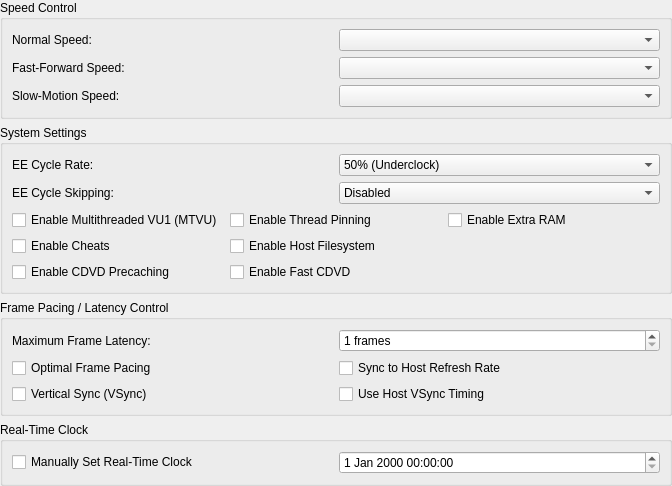
<?xml version="1.0" encoding="UTF-8"?>
<ui version="4.0">
 <class>EmulationSettingsWidget</class>
 <widget class="QWidget" name="EmulationSettingsWidget">
  <property name="geometry">
   <rect>
    <x>0</x>
    <y>0</y>
    <width>672</width>
    <height>438</height>
   </rect>
  </property>
  <layout class="QVBoxLayout" name="verticalLayout">
   <property name="leftMargin">
    <number>0</number>
   </property>
   <property name="topMargin">
    <number>0</number>
   </property>
   <property name="rightMargin">
    <number>0</number>
   </property>
   <property name="bottomMargin">
    <number>0</number>
   </property>
   <item>
    <widget class="QGroupBox" name="speedGroup">
     <property name="title">
      <string>Speed Control</string>
     </property>
     <layout class="QGridLayout" name="gridLayout_3">
      <item row="2" column="0">
       <widget class="QLabel" name="label_6">
        <property name="text">
         <string>Slow-Motion Speed:</string>
        </property>
       </widget>
      </item>
      <item row="1" column="1">
       <widget class="QComboBox" name="fastForwardSpeed"/>
      </item>
      <item row="2" column="1">
       <widget class="QComboBox" name="slowMotionSpeed"/>
      </item>
      <item row="0" column="0">
       <widget class="QLabel" name="label_4">
        <property name="text">
         <string>Normal Speed:</string>
        </property>
       </widget>
      </item>
      <item row="1" column="0">
       <widget class="QLabel" name="label_5">
        <property name="text">
         <string>Fast-Forward Speed:</string>
        </property>
       </widget>
      </item>
      <item row="0" column="1">
       <widget class="QComboBox" name="normalSpeed"/>
      </item>
     </layout>
    </widget>
   </item>
   <item>
    <widget class="QGroupBox" name="systemSettingsGroup">
     <property name="title">
      <string>System Settings</string>
     </property>
     <layout class="QGridLayout" name="gridLayout_5">
      <item row="0" column="1">
       <widget class="QComboBox" name="eeCycleRate">
        <item>
         <property name="text">
          <string>50% (Underclock)</string>
         </property>
        </item>
        <item>
         <property name="text">
          <string>60% (Underclock)</string>
         </property>
        </item>
        <item>
         <property name="text">
          <string>75% (Underclock)</string>
         </property>
        </item>
        <item>
         <property name="text">
          <string>100% (Normal Speed)</string>
         </property>
        </item>
        <item>
         <property name="text">
          <string>130% (Overclock)</string>
         </property>
        </item>
        <item>
         <property name="text">
          <string>180% (Overclock)</string>
         </property>
        </item>
        <item>
         <property name="text">
          <string>300% (Overclock)</string>
         </property>
        </item>
       </widget>
      </item>
      <item row="1" column="1">
       <widget class="QComboBox" name="eeCycleSkipping">
        <item>
         <property name="text">
          <string>Disabled</string>
         </property>
        </item>
        <item>
         <property name="text">
          <string>Mild Underclock</string>
         </property>
        </item>
        <item>
         <property name="text">
          <string>Moderate Underclock</string>
         </property>
        </item>
        <item>
         <property name="text">
          <string>Maximum Underclock</string>
         </property>
        </item>
       </widget>
      </item>
      <item row="2" column="0" colspan="2">
       <layout class="QGridLayout" name="systemSettingsLayout">
        <item row="1" column="0">
         <widget class="QCheckBox" name="cheats">
          <property name="text">
           <string>Enable Cheats</string>
          </property>
         </widget>
        </item>
        <item row="0" column="0">
         <widget class="QCheckBox" name="MTVU">
          <property name="text">
           <string>Enable Multithreaded VU1 (MTVU)</string>
          </property>
         </widget>
        </item>
        <item row="1" column="1">
         <widget class="QCheckBox" name="hostFilesystem">
          <property name="text">
           <string>Enable Host Filesystem</string>
          </property>
         </widget>
        </item>
        <item row="2" column="1">
         <widget class="QCheckBox" name="fastCDVD">
          <property name="text">
           <string>Enable Fast CDVD</string>
          </property>
         </widget>
        </item>
        <item row="2" column="0">
         <widget class="QCheckBox" name="precacheCDVD">
          <property name="text">
           <string>Enable CDVD Precaching</string>
          </property>
         </widget>
        </item>
        <item row="0" column="1">
         <widget class="QCheckBox" name="threadPinning">
          <property name="text">
           <string>Enable Thread Pinning</string>
          </property>
         </widget>
        </item>
         <item row="0" column="2">
           <widget class="QCheckBox" name="extraMemory">
             <property name="text">
               <string>Enable Extra RAM</string>
             </property>
           </widget>
         </item>
       </layout>
      </item>
      <item row="0" column="0">
       <widget class="QLabel" name="label_9">
        <property name="text">
         <string>EE Cycle Rate:</string>
        </property>
       </widget>
      </item>
      <item row="1" column="0">
       <widget class="QLabel" name="label_10">
        <property name="text">
         <string>EE Cycle Skipping:</string>
        </property>
       </widget>
      </item>
     </layout>
    </widget>
   </item>
   <item>
    <widget class="QGroupBox" name="pacingGroup">
     <property name="title">
      <string>Frame Pacing / Latency Control</string>
     </property>
     <layout class="QGridLayout" name="gridLayout_2">
      <item row="1" column="1">
       <widget class="QSpinBox" name="maxFrameLatency">
        <property name="suffix">
         <string extracomment="This string will appear next to the amount of frames selected, in a dropdown box."> frames</string>
        </property>
        <property name="minimum">
         <number>1</number>
        </property>
        <property name="maximum">
         <number>5</number>
        </property>
       </widget>
      </item>
      <item row="1" column="0">
       <widget class="QLabel" name="label_2">
        <property name="text">
         <string>Maximum Frame Latency:</string>
        </property>
       </widget>
      </item>
      <item row="3" column="0" colspan="2">
       <layout class="QGridLayout" name="basicCheckboxGridLayout">
        <item row="1" column="1">
         <widget class="QCheckBox" name="useVSyncForTiming">
          <property name="text">
           <string>Use Host VSync Timing</string>
          </property>
         </widget>
        </item>
        <item row="0" column="1">
         <widget class="QCheckBox" name="syncToHostRefreshRate">
          <property name="text">
           <string>Sync to Host Refresh Rate</string>
          </property>
         </widget>
        </item>
        <item row="0" column="0">
         <widget class="QCheckBox" name="optimalFramePacing">
          <property name="text">
           <string>Optimal Frame Pacing</string>
          </property>
         </widget>
        </item>
        <item row="1" column="0">
         <widget class="QCheckBox" name="vsync">
          <property name="text">
           <string>Vertical Sync (VSync)</string>
          </property>
         </widget>
        </item>
       </layout>
      </item>
     </layout>
    </widget>
   </item>
   <item>
    <spacer name="verticalSpacer">
     <property name="orientation">
      <enum>Qt::Orientation::Vertical</enum>
     </property>
     <property name="sizeHint" stdset="0">
      <size>
       <width>20</width>
       <height>40</height>
      </size>
     </property>
    </spacer>
   </item>
   <item>
    <widget class="QGroupBox" name="rtcGroup">
     <property name="title">
      <string>Real-Time Clock</string>
     </property>
     <layout class="QGridLayout" name="gridLayoutRTC">
      <item row="0" column="0">
       <widget class="QCheckBox" name="manuallySetRealTimeClock">
        <property name="text">
         <string>Manually Set Real-Time Clock</string>
        </property>
       </widget>
      </item>
      <item row="0" column="1">
       <widget class="QDateTimeEdit" name="rtcDateTime">
       </widget>
      </item>
     </layout>
    </widget>
   </item>
  </layout>
 </widget>
 <resources>
  <include location="../resources/resources.qrc"/>
 </resources>
 <connections/>
</ui>
